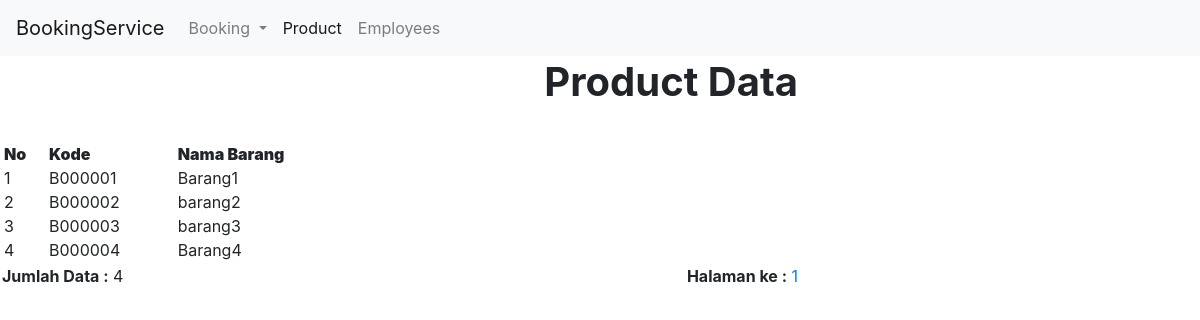
Screenshot of /view/product.php with the database file from the repository.
### tables this page shows
CREATE TABLE `barang` (
  `kd_barang` char(7) NOT NULL,
  `nm_barang` varchar(30) NOT NULL
);

### view/product.php (the view, shortened to what this page needs)
<?php
include_once "../library/connection.php";
$row = 50;
$hal = isset($_GET['hal']) ? $_GET['hal'] : 0;
$pageSql = "SELECT * FROM barang";
$pageQry = mysqli_query($connection,$pageSql) or die ("error paging: ".mysql_error());
$jml	 = mysqli_num_rows($pageQry);
$max	 = ceil($jml/$row);
include 'navbar.php';
?>
<table width="800" border="0" cellpadding="2" cellspacing="1" class="table-border">
  <tr>
    <td colspan="2" align="right"><h1><b>Product Data </b></h1></td>
  </tr>
  <tr>
    <td colspan="2">&nbsp;</td>
  </tr>
  <tr>
    <td colspan="2">
	<table class="table-list" width="100%" border="0" cellspacing="1" cellpadding="2">
      <tr>
        <th width="24" align="center"><strong>No</strong></th>
        <th width="52"><strong>Kode</strong></th>
        <th width="364"><strong>Nama Barang</strong></th>
      </tr>
	<?php
	$mySql = "SELECT * FROM barang ORDER BY kd_barang ASC LIMIT $hal, $row";
	$myQry = mysqli_query($connection,$mySql)  or die ("Query salah : ".mysql_error());
	$nomor  = 0;
	while ($myData = mysqli_fetch_array($myQry)) {
		$nomor++;
	?>
      <tr>
        <td><?php echo $nomor; ?></td>
        <td><?php echo $myData['kd_barang']; ?></td>
        <td><?php echo $myData['nm_barang']; ?></td>
      </tr>
      <?php } ?>
    </table></td>
  </tr>
  <tr>
    <td><strong>Jumlah Data :</strong> <?php echo $jml; ?> </td>
    <td align="right">
	<strong>Halaman ke :</strong>
	<?php
	for ($h = 1; $h <= $max; $h++) {
		$list[$h] = $row * $h - $row;
		echo " <a href='?page=Barang-Data&hal=$list[$h]'>$h</a> ";
	}
	?>	</td>
  </tr>
</table>

### rows the page displays
barang: kd_barang "B000001", nm_barang "Barang1"
barang: kd_barang "B000002", nm_barang "barang2"
barang: kd_barang "B000003", nm_barang "barang3"
barang: kd_barang "B000004", nm_barang "Barang4"

### other values shown
$jml "4"
